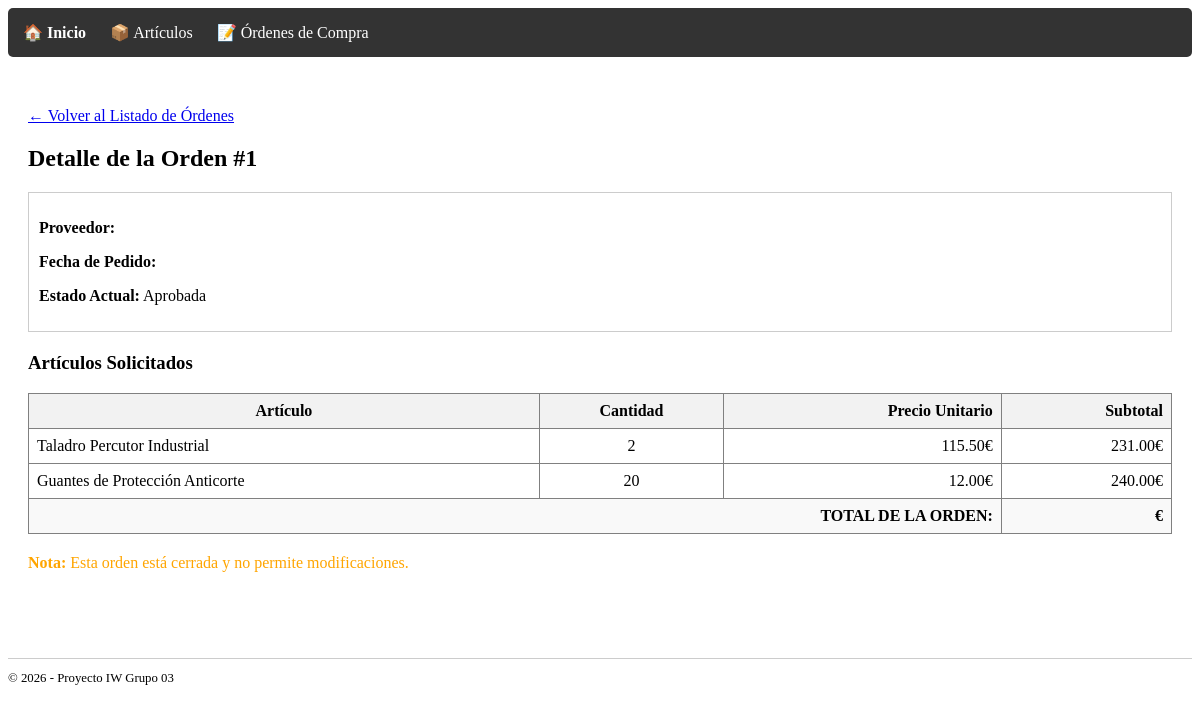
The page /ordenes/1/ on the database its author committed.
### compras/models.py (models this page shows, shortened)
class OrdenCompra(models.Model):
    ESTADOS = [
        ('pendiente', 'Pendiente'),
        ('aprobada', 'Aprobada'),
        ('recibida', 'Recibida'),
    ]
    numero_orden = models.CharField(max_length=50, unique=True)
    fecha_solicitud = models.DateField(auto_now_add=True)
    fecha_prevista_recepcion = models.DateField()
    estado = models.CharField(max_length=20, choices=ESTADOS, default='pendiente')
    prioridad = models.CharField(max_length=10)
    departamento_solicitante = models.CharField(max_length=100)
    observaciones = models.TextField(blank=True, null=True)
    proveedor = models.ForeignKey(Proveedor, on_delete=models.CASCADE)

class DetalleOrden(models.Model):
    orden = models.ForeignKey(OrdenCompra, on_delete=models.CASCADE, related_name='detalles')
    articulo = models.ForeignKey(Articulo, on_delete=models.CASCADE)
    cantidad = models.PositiveIntegerField(default=1)
    precio_unitario_historico = models.DecimalField(max_digits=10, decimal_places=2)
    def subtotal(self):
        return self.cantidad * self.precio_unitario_historico

class Articulo(models.Model):
    codigo = models.CharField(max_length=20, unique=True)
    nombre = models.CharField(max_length=150)
    descripcion = models.TextField()
    categoria = models.CharField(max_length=100)
    precio_estimado = models.DecimalField(max_digits=10, decimal_places=2)

### compras/views.py (the view)
# urls.py: path('ordenes/<int:orden_id>/', views.detalle_orden, name='detalle_orden'),
def detalle_orden(request, orden_id):
    orden = get_object_or_404(OrdenCompra, pk=orden_id)
    return render(request, 'compras/detalle_orden.html', {'orden': orden})

### compras/templates/compras/detalle_orden.html (shortened to what this page needs)
{% extends 'compras/base.html' %}
{% block content %}
<div style="margin-bottom: 20px;">
    <a href="{% url 'compras:listado_ordenes' %}">← Volver al Listado de Órdenes</a>
</div>
<h2>Detalle de la Orden #{{ orden.pk }}</h2>
<div style="border: 1px solid #ccc; padding: 10px; margin-bottom: 20px;">
    <p><strong>Proveedor:</strong> {{ orden.proveedor.nombre }}</p>
    <p><strong>Fecha de Pedido:</strong> {{ orden.fecha_pedido|date:"d/m/Y" }}</p>
    <p><strong>Estado Actual:</strong> {{ orden.get_estado_display }}</p>
</div>
<h3>Artículos Solicitados</h3>
<table border="1" style="width: 100%; border-collapse: collapse;">
    <thead>
        <tr style="background-color: #f2f2f2;">
            <th style="padding: 8px;">Artículo</th>
            <th style="padding: 8px; text-align: center;">Cantidad</th>
            <th style="padding: 8px; text-align: right;">Precio Unitario</th>
            <th style="padding: 8px; text-align: right;">Subtotal</th>
        </tr>
    </thead>
    <tbody>
        {% for detalle in orden.detalles.all %}
        <tr>
            <td style="padding: 8px;">{{ detalle.articulo.nombre }}</td>
            <td style="padding: 8px; text-align: center;">{{ detalle.cantidad }}</td>
            <td style="padding: 8px; text-align: right;">{{ detalle.precio_unitario_historico }}€</td>
            <td style="padding: 8px; text-align: right;">{{ detalle.subtotal }}€</td>
        </tr>
        {% empty %}
        <tr>
            <td colspan="5" style="padding: 20px; text-align: center;">No hay artículos cargados en esta orden.</td>
        </tr>
        {% endfor %}
    </tbody>
    <tfoot>
        <tr style="background-color: #f9f9f9; font-weight: bold;">
            <td colspan="3" style="padding: 8px; text-align: right;">TOTAL DE LA ORDEN:</td>
            <td style="padding: 8px; text-align: right;">{{ orden.total }}€</td>
        </tr>
    </tfoot>
</table>
{% if orden.estado == 'pendiente' %}
<div style="margin-top: 20px;">
    <a href="{% url 'compras:crear_detalle' orden.pk %}" style="padding: 10px; background-color: green; color: white; text-decoration: none; border-radius: 5px;">
        + Añadir Nuevo Artículo
    </a>
</div>
{% else %}
<p style="margin-top: 20px; color: orange;">
    <strong>Nota:</strong> Esta orden está cerrada y no permite modificaciones.
</p>
{% endif %}
{% endblock %}

### rows shown on the page
OrdenCompra: pk "1", estado "Aprobada"
DetalleOrden: articulo.nombre "Taladro Percutor Industrial", cantidad "2", precio_unitario_historico "115.50", subtotal "231.00"
DetalleOrden: articulo.nombre "Guantes de Protección Anticorte", cantidad "20", precio_unitario_historico "12.00", subtotal "240.00"
